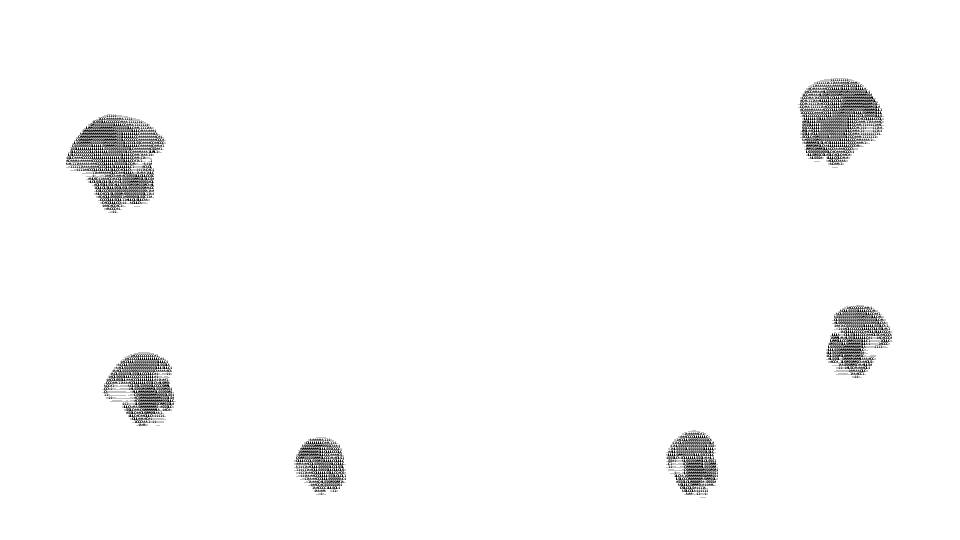
#> input picture web/dist/media/drifters-ascii-desktop-poster.png, 1920 x 1080 px (shown at 1/2 size)
$ python -i render_ascii_background.py   (imports and definitions only)
#> lines starting #> are read from the running program, lines starting #| are printed output that depends on the picture; after the words box and inside, x2 and y2 are one past the last pixel; in counts of white or black regions, pixels touching at a corner belong together
#> further down, picture is the input picture: PIL image 1920x1080 L; 97.9% white; black in thin lines or dots, all inside (x1, y1, x2, y2) = (132, 157, 1784, 996)
#!/usr/bin/env python3
"""Render six isolated, finely detailed ASCII drifters from credited aquarium footage.

Requires Pillow, NumPy and FFmpeg. Source/intermediates are never served.
The adapted media is CC BY-SA 3.0; see web/dist/media/CREDITS.md.
"""
import argparse
from collections import deque
import hashlib
import json
import math
from pathlib import Path
import subprocess
import tempfile
import urllib.request

import numpy as np
from PIL import Image, ImageChops, ImageDraw, ImageFilter, ImageFont

SOURCE = 'https://upload.wikimedia.org/wikipedia/commons/5/5d/Jellyfish_in_a_aquarium.webm'
SOURCE_PAGE = 'https://commons.wikimedia.org/wiki/File:Jellyfish_in_a_aquarium.webm'
ROOT = Path(__file__).resolve().parents[1]
FPS, DURATION, CELL_W, CELL_H, FONT_SIZE = 24, 24, 6, 9, 10
RAMP = ' .,:;i1tfLCG08@'
# Maximum subject extent, animation phase, reflection.
LAYOUTS = {
    'desktop': ((1920, 1080), [
        (230, 0/6, False), (180, 1/6, True),
        (205, 2/6, True), (170, 3/6, False),
        (130, 4/6, False), (155, 5/6, True),
    ]),
    'mobile': ((780, 1692), [
        (170, 0/6, False), (145, 1/6, True),
        (140, 2/6, True), (165, 3/6, False),
        (115, 4/6, False), (105, 5/6, True),
    ]),
}


def run(*args):
    subprocess.run(args, check=True)


# [8 lines left out: function motion_position, not called in this run]


def isolate(gray):
    """Track the largest connected jelly, discarding tank reflections and specks."""
    small = np.asarray(gray.resize((320, 180), Image.Resampling.BOX))
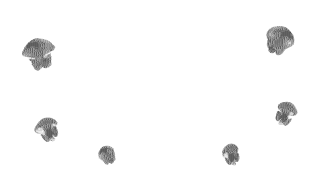
#> small: shape (180, 320); min 78, max 255, mean 249.7
    bright = small > 47
#> bright: shape (180, 320) bool; every value is 1
    seen = np.zeros_like(bright)
    best = []
    for y, x in zip(*np.nonzero(bright)):
        if seen[y, x]:
            continue
        queue = deque([(y, x)])
        seen[y, x] = True
        component = []
        while queue:
            cy, cx = queue.popleft()
            component.append((cy, cx))
            for ny, nx in ((cy-1, cx), (cy+1, cx), (cy, cx-1), (cy, cx+1)):
                if 0 <= ny < 180 and 0 <= nx < 320 and bright[ny, nx] and not seen[ny, nx]:
                    seen[ny, nx] = True
                    queue.append((ny, nx))
        if len(component) > len(best):
            best = component
    if len(best) < 100:
        raise RuntimeError('No stable subject found in source frame')
    mask = np.zeros_like(small)
    ys, xs = zip(*best)
#> ys = 57600 items; xs = 57600 items
    mask[ys, xs] = 255
    # Expand the subject matte just enough to retain the delicate outer tissue.
    matte = Image.fromarray(mask).filter(ImageFilter.MaxFilter(9)).resize(gray.size, Image.Resampling.BILINEAR)
#> matte: PIL image 1920x1080 L; every value is 255
#> mask: shape (180, 320); every value is 255
    values = np.asarray(gray, dtype=np.float32)
    # Greyscale -> full-range contrast -> foreground matte. All surrounding water is zero.
    contrast = np.clip((values - 24) * (255 / 140), 0, 255)
    contrast *= np.asarray(matte, dtype=np.float32) / 255
    contrast[contrast < 18] = 0
    bounds = matte.getbbox()
#> bounds = (0, 0, 1920, 1080)
    return Image.fromarray(contrast.astype(np.uint8)).crop(bounds)


# [125 lines left out: functions glyph_atlas, ascii_tile, main, not called in this run]


# [2 lines not run here, left out]

>>> from PIL import Image
>>> picture = Image.open('../web/dist/media/drifters-ascii-desktop-poster.png')
>>> result = isolate(picture)
